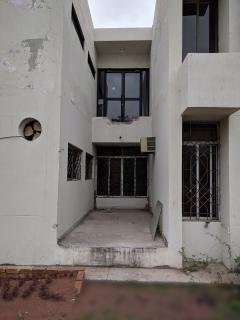
#> input picture test_scripts/Asset.jpg, 240 x 320 px
$ python test_count.py   (Python 2 division)
#> lines starting #> are read from the running program, lines starting #| are printed output that depends on the picture; after the words box and inside, x2 and y2 are one past the last pixel; in counts of white or black regions, pixels touching at a corner belong together
import cv2
import numpy as np

img = cv2.imread('Asset.jpg')
#> img is the input picture: shape (320, 240, 3); mean B, G, R 115, 117.2, 122.5
gray= cv2.cvtColor(img,cv2.COLOR_BGR2GRAY)
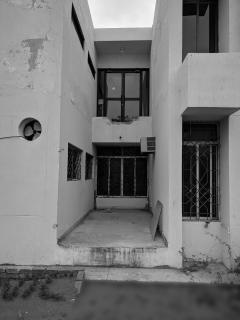
#> gray: shape (320, 240); min 0, max 253, mean 118.6

thresh = cv2.threshold(gray, 0, 255,
	cv2.THRESH_BINARY | cv2.THRESH_OTSU)[1]
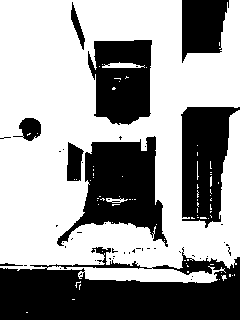
#> thresh: shape (320, 240); 60.6% white; 49 black regions (40 under 20 px)
# cv2.imshow("Thresh", thresh)

# find contours in the thresholded image
# cnts = cv2.findContours(thresh.copy(), cv2.RETR_EXTERNAL,
# 	cv2.CHAIN_APPROX_SIMPLE)[-2]

cnts = cv2.findContours(thresh.copy(),cv2.RETR_EXTERNAL,cv2.CHAIN_APPROX_SIMPLE)
#> cnts = 42 contours, 41 with area under 20; largest, box (x1, y1, x2, y2) and area: (0, 0, 240, 283) 57514

print len(cnts)
#| 2
